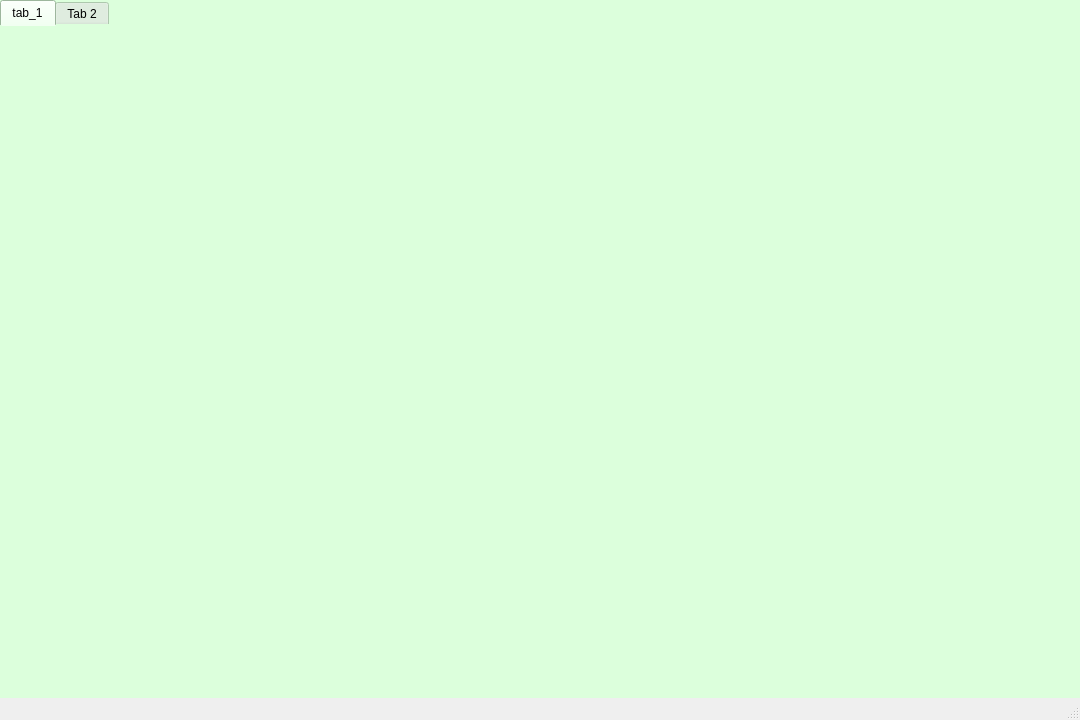
<?xml version="1.0" encoding="UTF-8"?>
<ui version="4.0">
 <class>MainWindow</class>
 <widget class="QMainWindow" name="MainWindow">
  <property name="geometry">
   <rect>
    <x>0</x>
    <y>0</y>
    <width>1080</width>
    <height>720</height>
   </rect>
  </property>
  <property name="windowTitle">
   <string>P_ACG</string>
  </property>
  <widget class="QWidget" name="centralwidget">
   <property name="styleSheet">
    <string notr="true">background-color: rgba(220, 255, 220,255);</string>
   </property>
   <layout class="QVBoxLayout" name="verticalLayout">
    <property name="spacing">
     <number>0</number>
    </property>
    <property name="leftMargin">
     <number>0</number>
    </property>
    <property name="topMargin">
     <number>0</number>
    </property>
    <property name="rightMargin">
     <number>0</number>
    </property>
    <property name="bottomMargin">
     <number>0</number>
    </property>
    <item>
     <widget class="QTabWidget" name="tabWidget">
      <property name="styleSheet">
       <string notr="true">QTabWidget::pane
{
	background-color: rgba(220, 255, 220,255);
}
</string>
      </property>
      <property name="currentIndex">
       <number>0</number>
      </property>
      <widget class="QWidget" name="tab_1">
       <attribute name="title">
        <string>tab_1</string>
       </attribute>
      </widget>
      <widget class="QWidget" name="tab_2">
       <attribute name="title">
        <string>Tab 2</string>
       </attribute>
      </widget>
     </widget>
    </item>
    <item>
     <widget class="BookMarkWdg" name="wdgBookMark" native="true">
      <property name="sizePolicy">
       <sizepolicy hsizetype="Preferred" vsizetype="Preferred">
        <horstretch>0</horstretch>
        <verstretch>0</verstretch>
       </sizepolicy>
      </property>
      <property name="minimumSize">
       <size>
        <width>0</width>
        <height>40</height>
       </size>
      </property>
     </widget>
    </item>
   </layout>
  </widget>
  <widget class="QMenuBar" name="menubar">
   <property name="geometry">
    <rect>
     <x>0</x>
     <y>0</y>
     <width>1080</width>
     <height>26</height>
    </rect>
   </property>
  </widget>
  <widget class="QStatusBar" name="statusbar"/>
 </widget>
 <customwidgets>
  <customwidget>
   <class>BookMarkWdg</class>
   <extends>QWidget</extends>
   <header location="global">src/ui/bookmarkwdg.h</header>
   <container>1</container>
  </customwidget>
 </customwidgets>
 <resources/>
 <connections/>
</ui>
